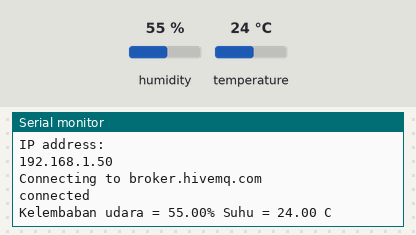
The sketch below on a simulated ESP8266 (NodeMCU). On the bench: the last lines printed to the serial monitor. Inputs (shaded band) come from the test bench; at power-on: humidity 55 %, temperature 24 °C. WiFi joins after 1.5 s; servers stay silent unless stated; random numbers use the default seed unless the sketch sets one; no MQTT or app messages arrive unless stated.

Above: at 2.7 s.
2.8 s: humidity set to 22 %
At 5.0 s:
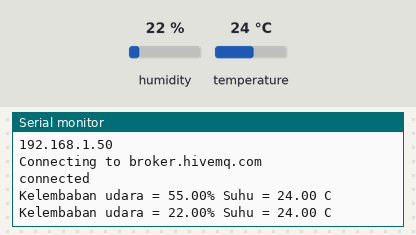
5.5 s: temperature set to 12 °C
At 6.2 s:
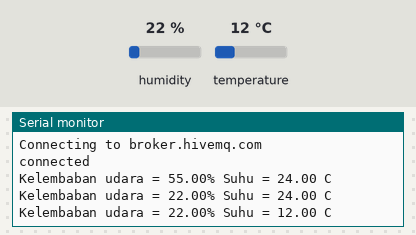
8.2 s: humidity set to 40 %
At 11.0 s:
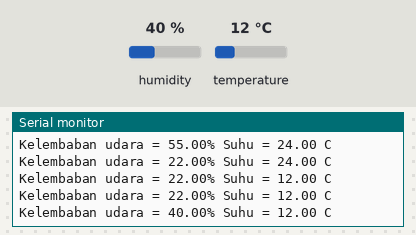
Timing chart, 0 to 12.5 s (numbered marks = the images above; inputs shaded):
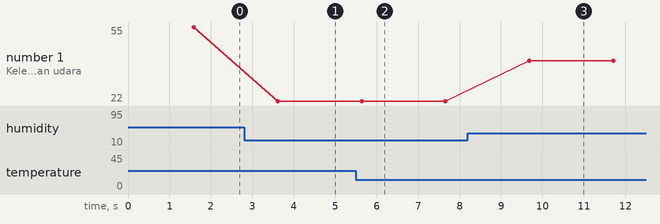

Measured:
- after the input at 2.8 s, the serial monitor: prints a new line after 0.81 s (image 1)
- after the input at 5.5 s, the serial monitor: prints a new line after 0.14 s (image 2)
- after the input at 8.2 s, the serial monitor: prints a new line after 1.5 s (image 3)
- plotted number 1: 55 → 22 after the input at 2.8 s, 22 → 40 after the input at 8.2 s

The sketch:

NodeMCU_NodeRed_MQTT_DHT11.ino
```cpp
/*
 * ==============================NODEMCU MQTT NODE-RED=================================
 *
 * ===============================SENSOR SUHU DHT 11===================================
 *
 * ==================================AANG RAPE'I=======================================
 *
 * ==================================27-01-2021========================================
 *
 * ============================= KONEKSI PIN DAN DHT11 ==============
`* D7 --> OUT
 * 3v --> +
 * G  --> -
`*
 */
#include <ArduinoJson.h> //Library JSON
#include <ESP8266WiFi.h> //Library  ESP8266
#include<PubSubClient.h> //Library MQTT
#include <dht.h> //Library DHT11
dht DHT;

#define DHTPIN D7

//Setup WIFI
const char*   ssid        = "XXX"; //Nama SSID Wifi yang akan diakses!
const char*   pass        = "XXX"; //Password Wifi

//Setup MQTT broker
const char*   mqtt_server = "broker.hivemq.com"; //Server MQTT/Broker
const int     mqtt_port   = 1883; //MQTT Port
const char*   mqttuser    = ""; //MQTT Username
const char*   mqttpass    = ""; //MQTT Password
String        clientId    = "ESP8266Client-"; //MQTT ClientID

//Setup pin lampu
const int lamp1 = D5;
const int lamp2 = D6;
const int lamp3 = D7;

//Variabel status lampu
int stat_lamp1 = 0;
int stat_lamp2 = 0;
int stat_lamp3 = 0;

WiFiClient espclient;
PubSubClient client(espclient);

//Fungsi Menyambungkan ke Wifi
void setup_wifi() {
  delay(10);
  Serial.println();
  Serial.print("Connecting to ");
  Serial.println(ssid);

  WiFi.begin(ssid, pass);

  while (WiFi.status() != WL_CONNECTED) {
    delay(500);
    Serial.print(".");
  }

  randomSeed(micros());

  Serial.println("");
  Serial.println("WiFi connected");
  Serial.println("IP address: ");
  Serial.println(WiFi.localIP());
}


//Fungsi Menyambungkan Ulang ke MQTT Broker
void reconnect() {
  while (!client.connected()) {
    clientId += String(random(0xffff), HEX);
    Serial.println();
    Serial.print("Connecting to ");
    Serial.println(mqtt_server);
    if (client.connect(clientId.c_str(), mqttuser, mqttpass )) {
      Serial.println("connected");
    } else {
      Serial.print("failed with state, rc=");
      Serial.print(client.state());
      delay(5000);
    }
  }
}

//Fungsi ini dijalankan sekali ketika NodeMCU mulai start
void setup() {
  Serial.begin(115200);
  setup_wifi();
  client.setServer(mqtt_server, mqtt_port);
}

//Fungsi ini dijalakan berulang-ulang selama NodeMCU menyala
void loop(){

 if (!client.connected()) { //menyambungkan kembali jika terputus dengan MQTT Broker
    reconnect();
 }

 if(!client.loop()){ //menyambungkan kembali menerima pesan jika terputus dengan MQTT Broker
    client.connect("AangESP8266Client",  mqttuser, mqttpass );
 }


  DHT.read11(DHTPIN);
  Serial.print("Kelembaban udara = ");
  Serial.print(DHT.humidity);
  Serial.print("% ");
  Serial.print("Suhu = ");
  Serial.print(DHT.temperature);
  Serial.println(" C ");

DynamicJsonDocument doc(100);

doc["hum"] = DHT.humidity;
doc["temp"] = DHT.temperature;

char buffer[256];
size_t n = serializeJson(doc, buffer);
client.publish("dari_alat", buffer, n); //Publish/kirim pesan ke MQTT broker
delay(2000);

}
```
